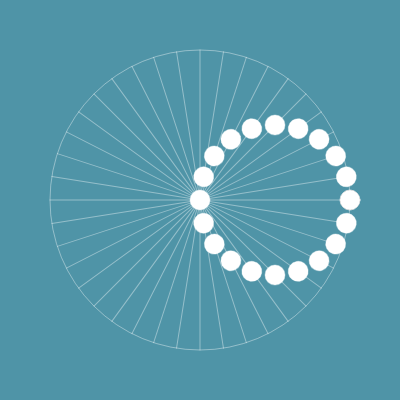
Frame 1 (no input)
Frame 60 (no input): identical to frame 1, image omitted
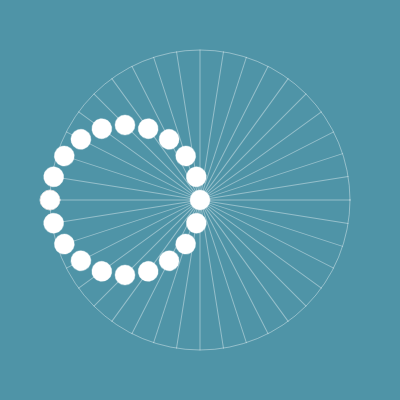
Frame 120 (the mouse pressed at the canvas centre since frame 60)

The p5.js sketch that drew these frames (run headless with seeded random() and noise() and a simulated clock; from frame 60 on, the mouse is pressed at the canvas centre):

// p5.js sketch
// ── sketch.js
// Harmonic function

let x;
let y;
let angle = 0;
let r = 150;
let shiftingAngle = [];
let numAxis = 10;

let x2 = [];
let y2 = [];

function setup() {
  createCanvas(400, 400);
  angleMode(DEGREES);
  for (let i = 0; i < numAxis; i++) {
    shiftingAngle[i] = i * 90 / numAxis;
  }
}

function draw() {
  background(79, 148, 167);
  stroke(255, 100);
  angle = map(mouseX, 0, width, 0, 360);
  x = r * cos(angle);
  y = r * sin(angle);
  
  translate(width / 2 , height / 2);
  noFill();
  ellipse(0, 0, r * 2, r * 2);
  fill(0);
  ellipse(x, y, 20, 20);
  
  for (let i = 0; i < numAxis; i++) {
    x2[i] = r * cos(angle + shiftingAngle[i]);
    y2[i] = r * sin(angle + shiftingAngle[i]);
    push();
    rotate(-shiftingAngle[i]);
    line(-r, 0, r, 0);
    line(0, -r, 0, r);
    fill(255);
    ellipse(x2[i], 0, 20, 20);
    ellipse(0, y2[i], 20, 20);
    pop();
  }
  angle += 1;
}
